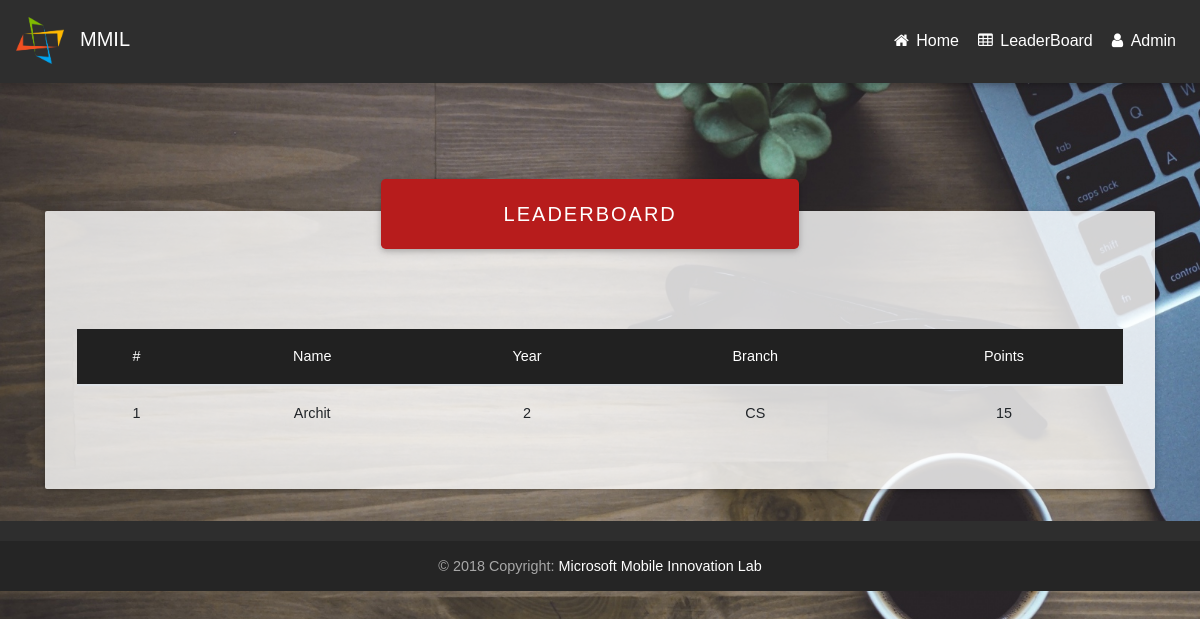
The page /leaderboard/ on the database as committed earlier.
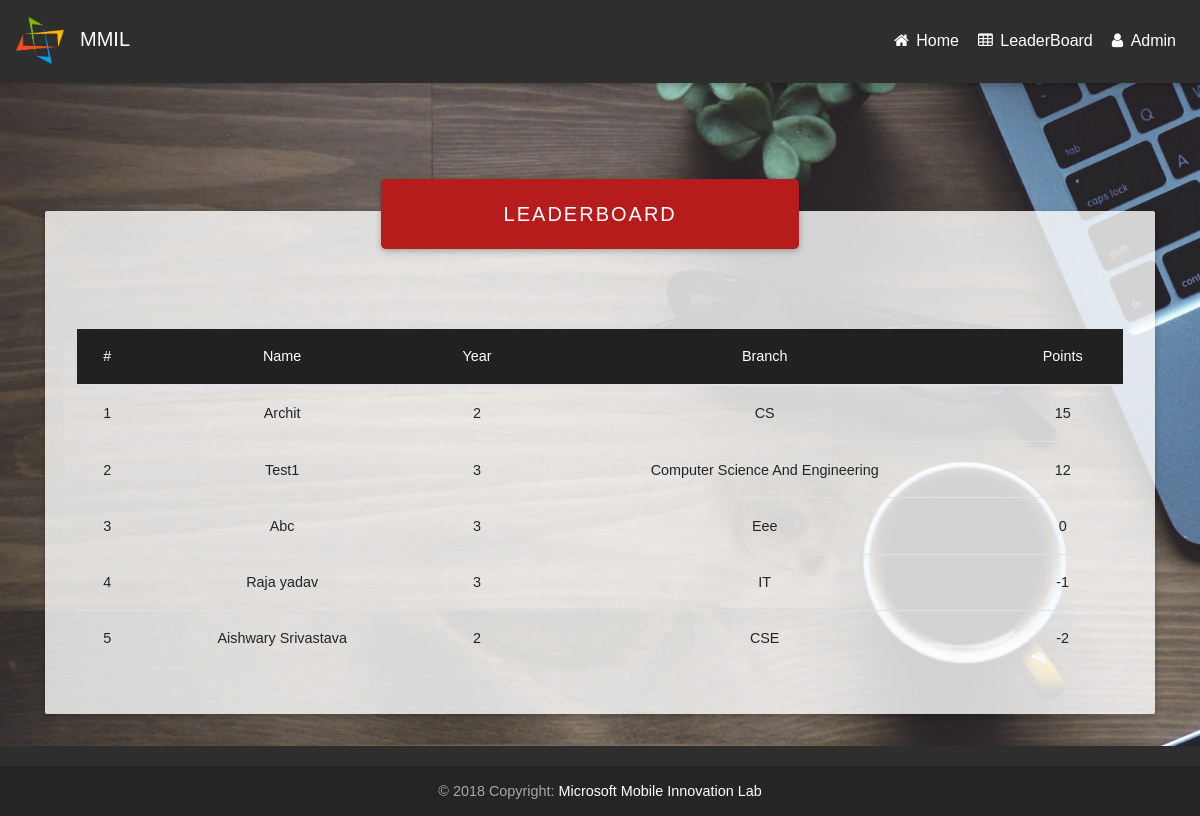
The same page on the database as committed later.
### leaderboard/models.py (models this page shows, shortened)
class leaderboard(models.Model):
	user=models.ForeignKey(User,on_delete=models.CASCADE)
	correct_qus=models.IntegerField()
	wrong_qus=models.IntegerField()
	points=models.IntegerField()
	message=models.CharField(max_length=255)
	attempted_qus=models.IntegerField()

### userprofile/models.py (models this page shows, shortened)
class profile(models.Model):
	user=models.ForeignKey(User,on_delete=models.CASCADE)
	name=models.CharField(max_length=255)
	college=models.CharField(max_length=255)
	year=models.IntegerField()
	branch=models.CharField(max_length=255)
	start_time=models.IntegerField(default=0)
	rem_time=models.IntegerField(default=1800)

### mcq_v2/views.py (the view)
# urls.py: path('leaderboard/',leaderboard),
def leaderboard(request):
	object_1=lb.objects.all().order_by('-points')
	context={
		"object":object_1
	}
	return render(request,'test/leaderboard.html',context)

### templates/test/leaderboard.html (shortened to what this page needs)
{% load static %}
<!DOCTYPE html>
<html lang="en">
<head>
    <link rel="stylesheet" href="https://maxcdn.bootstrapcdn.com/font-awesome/4.7.0/css/font-awesome.min.css">
    <link href="{% static 'assets/css/bootstrap.min.css' %}" rel="stylesheet">
    <link href="{% static 'assets/css/mdb.min.css' %}" rel="stylesheet">
    <link href="{% static 'assets/css/animate.css' %}" rel="stylesheet">
    <link href="{% static 'assets/css/Table.css' %}" rel="stylesheet">
</head>
<body class="fixed-sn animated fadeIn">
    <header>
        <nav class="navbar navbar-expand-lg navbar-dark elegant-color">
            <a href="http://jssmmil.in/" class="navbar-brand" title="MMIL Website"><img src="{% static 'assets/img/logo.png' %}">
                <p id="head">MMIL</p>
            </a>
            <ul class="nav navbar-nav nav-flex-icons ml-auto">
                 <li class="nav-item">
                    <a href="/" class="nav-link">
                        <i class="fa fa-home"></i>
                        <span class="clearfix d-none d-sm-inline-block">Home</span>
                    </a>
                </li>
                <li class="nav-item">
                    <a href="/leaderboard" class="nav-link">
                        <i class="fa fa-table"></i>
                        <span class="clearfix d-none d-sm-inline-block">LeaderBoard</span>
                    </a>
                </li>
                 <li class="nav-item">
                    <a href="/admin" class="nav-link">
                        <i class="fa fa-user"></i>
                        <span class="clearfix d-none d-sm-inline-block">Admin</span>
                    </a>
                </li>
            </ul>
    </header>
    <main class="container">
            <div class="jumbotron">
               <div class="card text-center z-depth-2">
                  <div class="card-body">
                    <p class="white-text mb-0">LeaderBoard</p>
                  </div>
               </div>
               <table class="table table-hover">
                 <thead class="mdb-color grey darken-4">
                   <tr class="text-white">
                      <th>#</th>
                      <th>Name</th>
                      <th>Year</th>
                      <th>Branch</th>
                      <th>Points</th>
                   </tr>
                 </thead>
                 <tbody>
                  {% for obj in object %}
                    <tr>
                      <th scope="row">{{forloop.counter}}</th>
                      <td>{{obj.user.profile_set.all.first.name}}</td>
                      <td>{{obj.user.profile_set.all.first.year}}</td>
                      <td>{{obj.user.profile_set.all.first.branch}}</td>
                      <td>{{obj.points}}</td>
                    </tr>
                  {% endfor %}
                 </tbody>
               </table>
           </div>
    </main>
    <footer class="page-footer elegant-color center-on-small-only">
        <div class="footer-copyright">
            <div class="container-fluid">
                © 2018 Copyright:
                <a href="http://jssmmil.in/"> Microsoft Mobile Innovation Lab</a>
            </div>
        </div>
    </footer>
</body>
</html>

### static_mcq/assets/css/Table.css (style rules this page uses)
.jumbotron { margin-top: 8rem; background-color: rgba(255,255,255,0.8); }
th,tr,td { font-weight: bold; cursor: pointer; text-align: center; }
.card { width: 40%; margin-top: -4rem; margin-bottom: 5rem; margin-left: 19rem; font-size: 20px; background-color: #b71c1c; letter-spacing: 2px; text-transform: uppercase; }

### static_mcq/assets/css/style.css (style rules this page uses)
body { background: url("../img/laptop_cup_glasses_plant_114948_1920x1080.jpg") no-repeat center center; -webkit-background-size: cover; -moz-background-size: cover; -o-background-size: cover; background-size: cover; background-attachment: fixed; font-family: 'Quicksand',sans-serif; }
.animated.fadeIn { animation-delay: 0.3s; transition: 0.5 ease; }
.navbar-brand>img { display: block; width: 3rem; margin-top: 0.25rem; margin-left: 0rem; }
p#head { margin-top: -2.5rem; margin-left: 4rem; margin-bottom: 1rem; }

Rows that differ between the two databases and show on the page:
added leaderboard: user.profile_set.all.first.name "Test1", user.profile_set.all.first.year "3", user.profile_set.all.first.branch "Computer Science And Engineering", points "12"
added leaderboard: user.profile_set.all.first.name "Abc", user.profile_set.all.first.year "3", user.profile_set.all.first.branch "Eee", points "0"
added leaderboard: user.profile_set.all.first.name "Raja yadav", user.profile_set.all.first.year "3", user.profile_set.all.first.branch "IT", points "-1"
added leaderboard: user.profile_set.all.first.name "Aishwary Srivastava", user.profile_set.all.first.year "2", user.profile_set.all.first.branch "CSE", points "-2"
